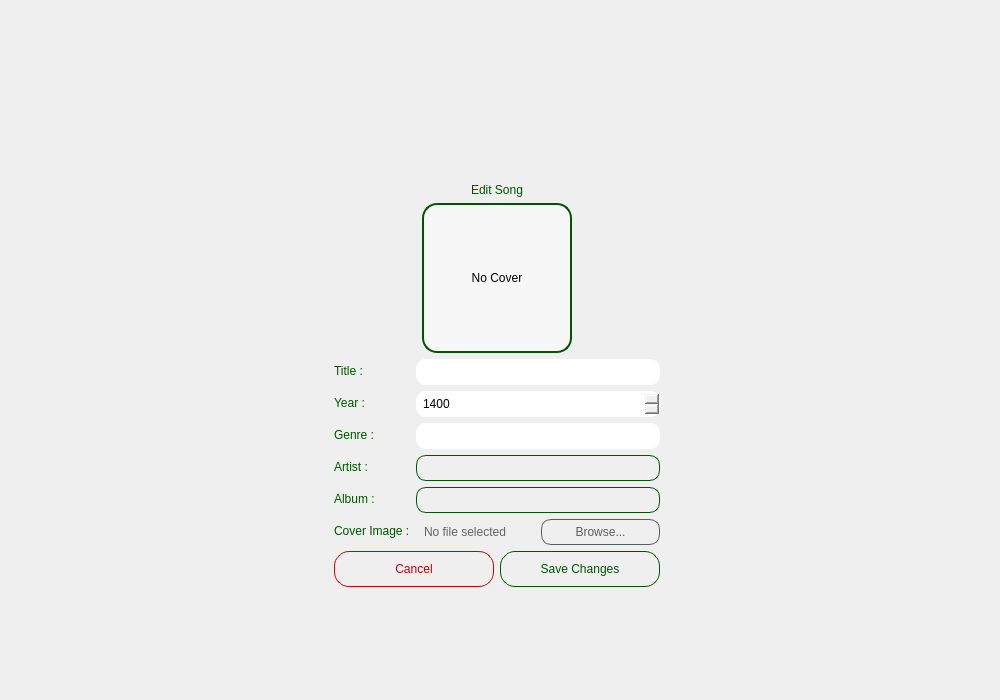
<?xml version="1.0" encoding="UTF-8"?>
<ui version="4.0">
 <class>EditSongWindow</class>
 <widget class="QMainWindow" name="EditSongWindow">
  <property name="geometry">
   <rect>
    <x>0</x>
    <y>0</y>
    <width>1000</width>
    <height>700</height>
   </rect>
  </property>
  <property name="windowTitle">
   <string>MainWindow</string>
  </property>
  <property name="styleSheet">
   <string notr="true">background-image: url(:/images/background/images/liteBackground.png);</string>
  </property>
  <widget class="QWidget" name="centralwidget">
   <layout class="QGridLayout" name="gridLayout_2" rowstretch="2,1,1">
    <item row="0" column="1">
     <spacer name="verticalSpacer">
      <property name="orientation">
       <enum>Qt::Orientation::Vertical</enum>
      </property>
      <property name="sizeHint" stdset="0">
       <size>
        <width>20</width>
        <height>40</height>
       </size>
      </property>
     </spacer>
    </item>
    <item row="1" column="0">
     <spacer name="horizontalSpacer">
      <property name="orientation">
       <enum>Qt::Orientation::Horizontal</enum>
      </property>
      <property name="sizeHint" stdset="0">
       <size>
        <width>40</width>
        <height>20</height>
       </size>
      </property>
     </spacer>
    </item>
    <item row="1" column="2">
     <spacer name="horizontalSpacer_2">
      <property name="orientation">
       <enum>Qt::Orientation::Horizontal</enum>
      </property>
      <property name="sizeHint" stdset="0">
       <size>
        <width>40</width>
        <height>20</height>
       </size>
      </property>
     </spacer>
    </item>
    <item row="1" column="1">
     <layout class="QVBoxLayout" name="verticalLayout">
      <item>
       <widget class="QLabel" name="titleLabel">
        <property name="styleSheet">
         <string notr="true">color: rgb(0, 85, 0);
font: 700 16pt &quot;Segoe UI&quot;;
background: transparent;</string>
        </property>
        <property name="text">
         <string>Edit Song</string>
        </property>
        <property name="alignment">
         <set>Qt::AlignmentFlag::AlignCenter</set>
        </property>
       </widget>
      </item>
      <item>
       <layout class="QGridLayout" name="gridLayout">
        <item row="0" column="0">
         <widget class="QLabel" name="coverPreviewLabel">
          <property name="minimumSize">
           <size>
            <width>150</width>
            <height>150</height>
           </size>
          </property>
          <property name="maximumSize">
           <size>
            <width>150</width>
            <height>150</height>
           </size>
          </property>
          <property name="styleSheet">
           <string notr="true">border: 2px solid rgb(0, 85, 0);
border-radius: 15px;
background-color: rgba(255, 255, 255, 0.5);</string>
          </property>
          <property name="text">
           <string>No Cover</string>
          </property>
          <property name="alignment">
           <set>Qt::AlignmentFlag::AlignCenter</set>
          </property>
         </widget>
        </item>
       </layout>
      </item>
      <item>
       <layout class="QFormLayout" name="formLayout">
        <item row="0" column="0">
         <widget class="QLabel" name="titleLabel_2">
          <property name="styleSheet">
           <string notr="true">color: rgb(0, 85, 0);
font: 700 10pt &quot;Segoe UI&quot;;
background: transparent;</string>
          </property>
          <property name="text">
           <string>Title :</string>
          </property>
         </widget>
        </item>
        <item row="0" column="1">
         <widget class="QLineEdit" name="titleLineEdit">
          <property name="styleSheet">
           <string notr="true">background-image: url(:/images/background/images/witeBackground.png);
border-radius: 10px;
padding: 5px;</string>
          </property>
         </widget>
        </item>
        <item row="1" column="0">
         <widget class="QLabel" name="yearLabel">
          <property name="styleSheet">
           <string notr="true">color: rgb(0, 85, 0);
font: 700 10pt &quot;Segoe UI&quot;;
background: transparent;</string>
          </property>
          <property name="text">
           <string>Year :</string>
          </property>
         </widget>
        </item>
        <item row="1" column="1">
         <widget class="QSpinBox" name="yearSpinBox">
          <property name="styleSheet">
           <string notr="true">background-image: url(:/images/background/images/witeBackground.png);
border-radius: 10px;
padding: 5px;</string>
          </property>
          <property name="minimum">
           <number>1300</number>
          </property>
          <property name="maximum">
           <number>1500</number>
          </property>
          <property name="value">
           <number>1400</number>
          </property>
         </widget>
        </item>
        <item row="2" column="0">
         <widget class="QLabel" name="genreLabel">
          <property name="styleSheet">
           <string notr="true">color: rgb(0, 85, 0);
font: 700 10pt &quot;Segoe UI&quot;;
background: transparent;</string>
          </property>
          <property name="text">
           <string>Genre :</string>
          </property>
         </widget>
        </item>
        <item row="2" column="1">
         <widget class="QLineEdit" name="genreLineEdit">
          <property name="styleSheet">
           <string notr="true">background-image: url(:/images/background/images/witeBackground.png);
border-radius: 10px;
padding: 5px;</string>
          </property>
         </widget>
        </item>
        <item row="3" column="0">
         <widget class="QLabel" name="artistLabel">
          <property name="styleSheet">
           <string notr="true">color: rgb(0, 85, 0);
font: 700 10pt &quot;Segoe UI&quot;;
background: transparent;</string>
          </property>
          <property name="text">
           <string>Artist :</string>
          </property>
         </widget>
        </item>
        <item row="3" column="1">
         <widget class="QLabel" name="artistNameLabel">
          <property name="styleSheet">
           <string notr="true">background: transparent;
border: 1px solid rgb(0, 85, 0);
border-radius: 10px;
padding: 5px;</string>
          </property>
          <property name="text">
           <string/>
          </property>
         </widget>
        </item>
        <item row="4" column="0">
         <widget class="QLabel" name="albumLabel">
          <property name="styleSheet">
           <string notr="true">color: rgb(0, 85, 0);
font: 700 10pt &quot;Segoe UI&quot;;
background: transparent;</string>
          </property>
          <property name="text">
           <string>Album :</string>
          </property>
         </widget>
        </item>
        <item row="4" column="1">
         <widget class="QLabel" name="albumNameLabel">
          <property name="styleSheet">
           <string notr="true">background: transparent;
border: 1px solid rgb(0, 85, 0);
border-radius: 10px;
padding: 5px;</string>
          </property>
          <property name="text">
           <string/>
          </property>
         </widget>
        </item>
        <item row="5" column="0">
         <widget class="QLabel" name="coverLabel">
          <property name="styleSheet">
           <string notr="true">color: rgb(0, 85, 0);
font: 700 10pt &quot;Segoe UI&quot;;
background: transparent;</string>
          </property>
          <property name="text">
           <string>Cover Image :</string>
          </property>
         </widget>
        </item>
        <item row="5" column="1">
         <layout class="QHBoxLayout" name="coverLayout">
          <item>
           <widget class="QLabel" name="coverPathLabel">
            <property name="styleSheet">
             <string notr="true">color: rgb(100, 100, 100);
background-image: url(:/images/background/images/witeBackground.png);
border-radius: 10px;
padding: 5px;</string>
            </property>
            <property name="text">
             <string>No file selected</string>
            </property>
           </widget>
          </item>
          <item>
           <widget class="QPushButton" name="selectCoverButton">
            <property name="styleSheet">
             <string notr="true">QPushButton {
background: transparent;
border: 1px solid rgb(93, 93, 93);
border-radius: 10px;
padding: 5px 15px;
color: rgb(93, 93, 93);
font: 700 9pt &quot;Segoe UI&quot;;
}

QPushButton:hover {
	background-color: rgb(93, 93, 93);
	border:1px solid rgb(255, 255, 255);
border-radius: 10px;
padding: 5px 15px;
	color: rgb(255, 255, 255);
	font: 700 9pt &quot;Segoe UI&quot;;
}
</string>
            </property>
            <property name="text">
             <string>Browse...</string>
            </property>
           </widget>
          </item>
         </layout>
        </item>
       </layout>
      </item>
      <item>
       <layout class="QHBoxLayout" name="buttonLayout">
        <item>
         <widget class="QPushButton" name="cancelButton">
          <property name="styleSheet">
           <string notr="true">QPushButton {
background: transparent;
border: 1px solid rgb(200, 0, 0);
border-radius: 15px;
padding: 10px;
color: rgb(200, 0, 0);
font: 700 9pt &quot;Segoe UI&quot;;
}

QPushButton:hover {
	background-color: rgb(200, 0, 0);
	border:1px solid rgb(255, 255, 255);
	border-radius: 15px;
	padding: 10px;
	color: rgb(255, 255, 255);
	font: 700 9pt &quot;Segoe UI&quot;;
}
</string>
          </property>
          <property name="text">
           <string>Cancel</string>
          </property>
         </widget>
        </item>
        <item>
         <widget class="QPushButton" name="saveButton">
          <property name="styleSheet">
           <string notr="true">QPushButton {
	background: transparent;
	border:1px solid rgb(0, 85, 0);
	border-radius: 15px;
	padding: 10px;
	color: rgb(0, 85, 0);
	font: 700 9pt &quot;Segoe UI&quot;;
}

QPushButton:hover {
	background-color: rgb(0, 85, 0);
	border:1px solid rgb(0, 85, 0);
	border-radius: 15px;
	padding: 10px;
	color: rgb(255, 255, 255);
	font: 700 9pt &quot;Segoe UI&quot;;
}
</string>
          </property>
          <property name="text">
           <string>Save Changes</string>
          </property>
         </widget>
        </item>
       </layout>
      </item>
      <item>
       <widget class="QLabel" name="errorLabel">
        <property name="styleSheet">
         <string notr="true">color: rgb(216, 0, 0);
background: transparent;</string>
        </property>
        <property name="text">
         <string/>
        </property>
       </widget>
      </item>
     </layout>
    </item>
    <item row="2" column="1">
     <spacer name="verticalSpacer_2">
      <property name="orientation">
       <enum>Qt::Orientation::Vertical</enum>
      </property>
      <property name="sizeHint" stdset="0">
       <size>
        <width>20</width>
        <height>40</height>
       </size>
      </property>
     </spacer>
    </item>
    <item row="0" column="2">
     <layout class="QGridLayout" name="gridLayout_3" rowstretch="15,1" columnstretch="1,1">
      <item row="1" column="1">
       <spacer name="verticalSpacer_3">
        <property name="orientation">
         <enum>Qt::Orientation::Vertical</enum>
        </property>
        <property name="sizeHint" stdset="0">
         <size>
          <width>20</width>
          <height>40</height>
         </size>
        </property>
       </spacer>
      </item>
      <item row="0" column="0">
       <spacer name="horizontalSpacer_3">
        <property name="orientation">
         <enum>Qt::Orientation::Horizontal</enum>
        </property>
        <property name="sizeHint" stdset="0">
         <size>
          <width>40</width>
          <height>20</height>
         </size>
        </property>
       </spacer>
      </item>
      <item row="0" column="1">
       <widget class="QLabel" name="label">
        <property name="styleSheet">
         <string notr="true">image: url(:/images/logo/images/nweLogo.png);
background: transparent;
border: none;</string>
        </property>
        <property name="text">
         <string/>
        </property>
       </widget>
      </item>
     </layout>
    </item>
   </layout>
  </widget>
 </widget>
 <resources/>
 <connections/>
</ui>
